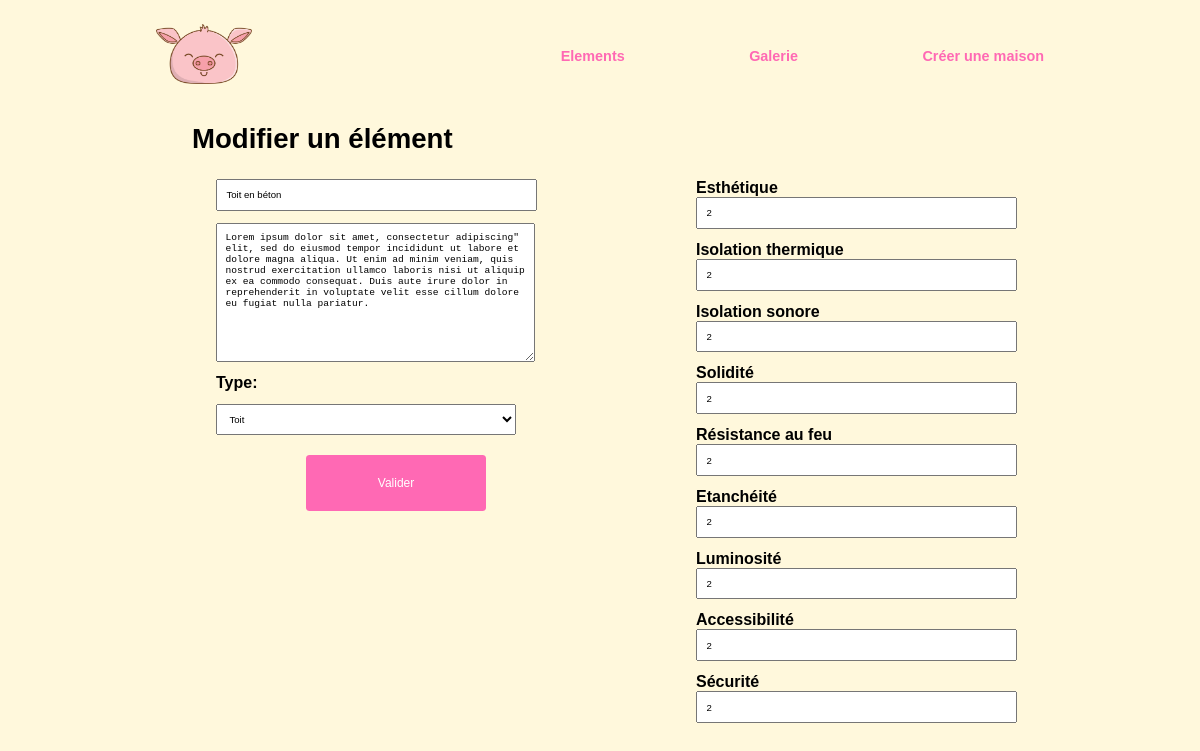
/element/modify/1 (signed in), run on an earlier commit of the app's database.
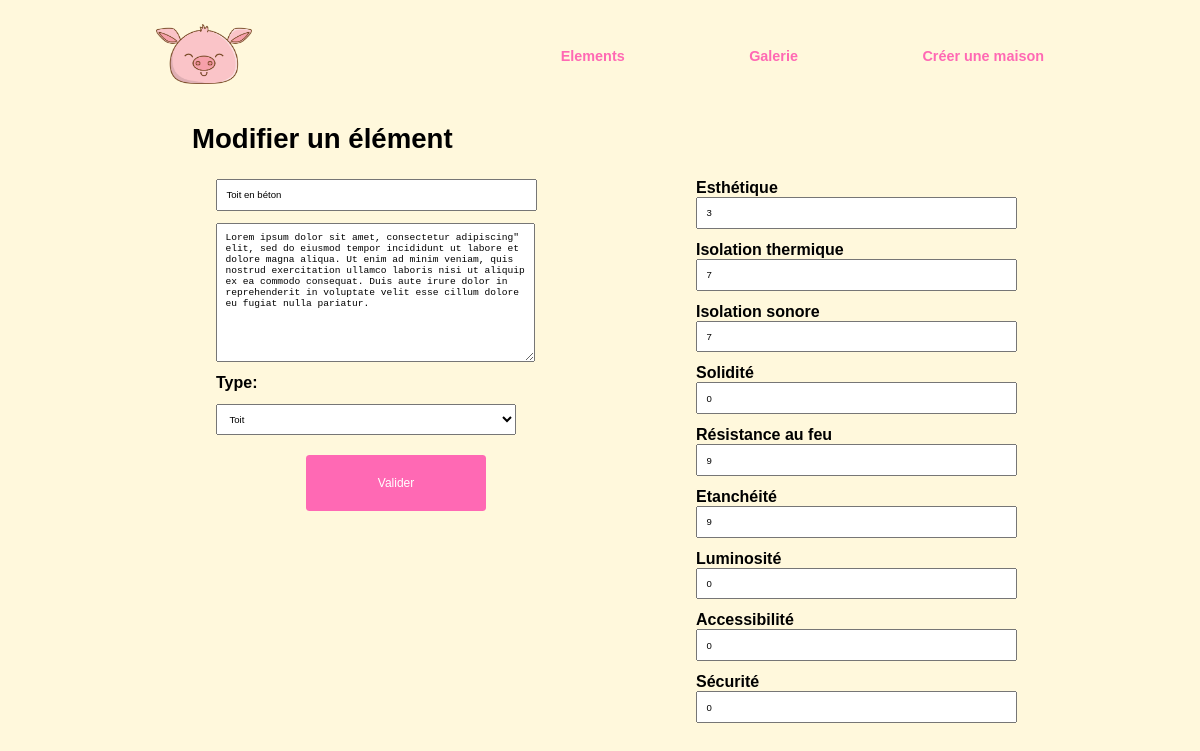
And on a later commit of the database.
### tables this page shows
CREATE TABLE ELEMENT(
        Id_E          Int  Auto_increment  NOT NULL ,
        Name_E         Varchar (50) NOT NULL ,
        Image_E         Varchar (50) NOT NULL ,
        Description_E   Text, 
        Id_type         Int NOT NULL 
	,PRIMARY KEY (Id_E) 
    ,FOREIGN KEY (Id_type) REFERENCES TYPE(Id_T)
);

CREATE TABLE RELA_INDICATOR_ELEMENT(
        Id_I       Int NOT NULL ,
        Id_E       Int NOT NULL ,        
        Points     Int NOT NULL  
    ,PRIMARY KEY (Id_I, Id_E)
    ,FOREIGN KEY (Id_E) REFERENCES ELEMENT(Id_E)
    ,FOREIGN KEY (Id_I) REFERENCES INDICATOR(Id_I)
);

CREATE TABLE INDICATOR(
        Id_I       Int  Auto_increment  NOT NULL ,
        Name_I      Varchar (50) NOT NULL 
	,PRIMARY KEY (Id_I)
    
);

### controllers/Controller.php (called while the page is built, shortened)
<?php
class Controller{
	public function view($temp, $datatab=array()){
		include("views/".$temp);
	}
}

### controllers/ElementController.php (called while the page is built, shortened)
<?php
class ElementController extends Controller{
	public function view_modifier_formulaire(int $id){
		$elements = $this->Element->getById($id);
		$indicators = $this->Element->getElementIndicator($id);
		$this->view('layout/header.php', ['title' => 'Elements']);
		$this->view('modifyElements.php', compact('elements', 'indicators'));
		$this->view('layout/footer.php');
	}
}

### models/Element.php (called while the page is built, shortened)
<?php
class Element extends Model
{
	public function __construct()
	{
		$this->table = "element";
		$this->idName = "Id_E";
	}
	public function getElementIndicator(int $id){
		$sql = "SELECT * FROM  indicator
				INNER JOIN rela_indicator_element
				ON rela_indicator_element.Id_I = indicator.Id_I
				WHERE Id_E = ?;";
		$query = $this->connexion->prepare($sql);
		$query->execute(array($id));
		return $query;
	}
}

### models/Model.php (called while the page is built, shortened)
<?php
class Model{
	protected $connexion;
	public $table;
	public $idName;
	public function __construct(){
		try{
			$this->connexion = new PDO("mysql:host=" . DB_HOST . ";dbname=" . DB_NAME, DB_USER, DB_PASSWORD);
		}catch(PDOException $exception){
			echo "Error :  " . $exception->getMessage();
		}
	}
	public function getById(int $id){
		$sql = "SELECT * FROM " . $this->table . " WHERE ".$this->idName." = ? ";
		$query = $this->connexion->prepare($sql);
		$query->execute(array($id));
		return $query;
	}
}

### views/modifyElements.php (the view, shortened to what this page needs)
<?php if(isset($_SESSION['ID'])){ ?>
<div class="contain">
    <?php
    foreach ($elements as $element) {
    }
    ?>
    <h2> Modifier un élément </h2>
    <form method="POST" action="/buildimac/element/update/<?= $element['Id_E']?>" enctype="multipart/form-data">
       <div class="formulaire">
            <div class="partie1">
                <input placeholder="Nom" type="text" id="name" name="name" class="name" value="<?= $element['Name_E']?>">
                <textarea placeholder="Description" id="desc" name="desc" class="desc" required><?= $element['Description_E']?></textarea>
                <label name="type" for="type">Type:</label>
                <select placeholder="Type" id="type" name="type" size="1">
                    <option <?php if($element['Id_type']==1){?> selected <?php } ?> value="1">Toit</option>
                </select>
        <input type="submit" class="submit" value="Valider">
            </div>
            <div class="partie2">
                <?php foreach ($indicators as $indicator) { ?>
                <label name="indicator" for="indicator"><?= $indicator['Name_I'] ?></label>
                <input value="<?= $indicator['Points'] ?>" type="number" name="<?= $indicator['Id_I'] ?>" min="0" max="10">
                <?php } ?>
            </div>
        </div>
    </form>
</div>
<?php
}else{
	echo "<script>alert(\"Vous n'êtes pas autorisé à accéder à cette page, si vous êtes admin connectez-vous.\")</script>";
    echo "<script>window.location.href=\"/buildimac\";</script>" ;
}
?>

### index.php (shortened to what this page needs)
<?php
require("controllers/Controller.php");
require("models/Model.php");
require("controllers/ElementController.php");
$urlParams = explode('/',  $_SERVER['REQUEST_URI']);
switch ($urlParams[2]) {
	case 'element':
		$controller = new ElementController();
		if (isset($urlParams[3])) {
			switch ($urlParams[3]) {
				case 'modify':
					if (isset($urlParams[4]) && $urlParams[4] > 0) {
						$controller->view_modifier_formulaire($urlParams[4]);
					}
					break;
			}
		} else {
			$controller->index();
		}
		break;
}
?>

### views/layout/header.php (shortened to what this page needs)
<!DOCTYPE html>
<html lang="fr">
<head>
	<link rel="stylesheet" href="\buildimac\css\game.css" type="text/css" />
    <link rel="stylesheet" href="\buildimac\css\style.css" type="text/css" />
</head>
<body>
	<header>
	<nav>
		<a class="cochon" href="\buildimac\"><img alt="accueil" src="\buildimac\css\images\cochon.png"></a>
		<div>
			<?php if(isset($_SESSION['ID']) AND $_SESSION['ID'] > 0)
   			 { ?>
				<a href="\buildimac\type">Elements</a>
			<?php } ?>
			<a href="\buildimac\house">Galerie</a>
			<a href="\buildimac\game\play">Créer une maison</a>
		</div>
	</nav>
</header>

### views/layout/footer.php
</body>
</html>

### css/game.css (style rules this page uses)
:root { --end-esthe: 30%; --end-isother: 30%; --end-isoson: 30%; --end-soli: 30%; --end-resifeu: 30%; --end-etan: 30%; --end-lumi: 30%; --end-access: 30%; --end-secu: 30%; }

### css/style.css (style rules this page uses)
* { margin: 0; padding: 0; overflow-x: hidden; }
body { font-weight: bold; font-family: 'Gill Sans', 'Gill Sans MT', Calibri, 'Trebuchet MS', sans-serif; color: black ; background-color: cornsilk; box-sizing: border-box; margin: 1vw 8vw 3vw; }
.contain { width: 78vw; min-height: 80vh; position: relative; }
a { text-decoration: none; color : hotpink; padding: 0 3vw; }
h2 { font-size: 2.3vw; margin: 2vw 8vw ; }
img { max-width: 40vw; }
nav { display: flex; flex-direction: row; align-items: center; justify-content: space-between; width: 100%; }
nav a { font-size: 1.2vw; margin: 1vw 2vw; }
.cochon img { width: 8vw; height: 5vw; }
form { margin: 0 10vw; display: flex; align-items: center; flex-direction: column; text-align: left; width: 70vw; }
input { width: 25vw; padding: 0.7vw; margin: 0 0 1vw; font-size: 0.8vw; }
select { width: 25vw; padding: 0.7vw; margin: 1vw 0; font-size: 0.8vw; }
.desc { height: 15vh; width: 25vw; padding: 0.7vw; margin: 0 0 1vw; font-size: 0.8vw; }
.submit { min-height: 7vh; width: 15vw; border: none; font-size: 1vw; margin: 1vh 0; padding: 0.5vw 2vw; border-radius: 0.3vw; margin-left: auto; margin-right: auto; background-color: rgb(255, 105, 180); color: white ; transition: 0.1s ease-in-out; }
.formulaire { display: flex; flex-direction: row; }
.partie1, .partie2 { width: 30vw; display: flex; flex-direction: column; margin: 0 5vw; }

What changed in the data, as far as the page shows it:
changed rela_indicator_element "Esthétique": Points "2" → "3"
changed rela_indicator_element "Isolation thermique": Points "2" → "7"
changed rela_indicator_element "Isolation sonore": Points "2" → "7"
changed rela_indicator_element "Solidité": Points "2" → "0"
changed rela_indicator_element "Résistance au feu": Points "2" → "9"
changed rela_indicator_element "Etanchéité": Points "2" → "9"
changed rela_indicator_element "Luminosité": Points "2" → "0"
changed rela_indicator_element "Accessibilité": Points "2" → "0"
changed rela_indicator_element "Sécurité": Points "2" → "0"
